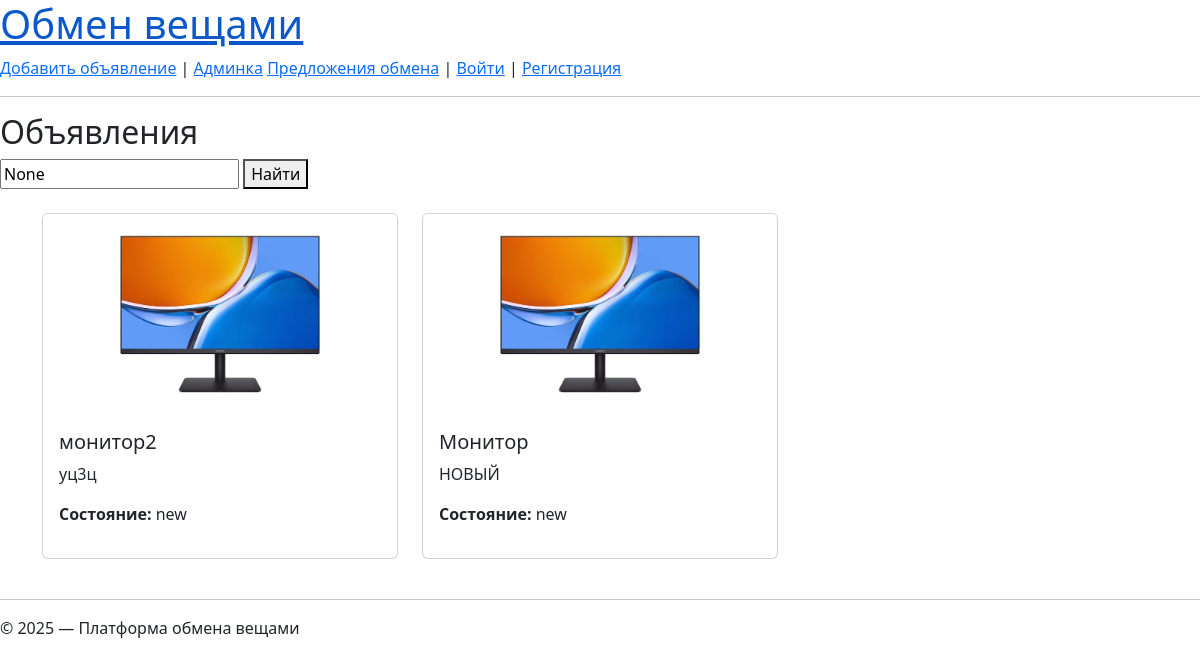
The page / on the database its author committed.
### ads/models.py (models this page shows, shortened)
class Ad(models.Model):
    CONDITION_CHOICES = [
        ('new', 'Новый'),
        ('used', 'Б/у'),
    ]
    user = models.ForeignKey(User, on_delete=models.CASCADE)
    title = models.CharField(max_length=100)
    description = models.TextField()
    category = models.CharField(max_length=60)
    condition = models.CharField(max_length=10, choices=CONDITION_CHOICES)
    created_at = models.DateTimeField(auto_now_add=True)
    image = models.ImageField(upload_to='ad_images/', blank=True, null=True)

### ads/views.py (the view)
# urls.py: path('', views.ads_list, name='ads_list'),
def ads_list(request):
    query = request.GET.get('q')
    if query:
        ads = Ad.objects.filter(title__icontains=query)
    else:
        ads = Ad.objects.all().order_by('-created_at')
    if request.user.is_authenticated:
        user_ads = Ad.objects.filter(user=request.user)
    else:
        user_ads = None
    return render(request, 'ads/ads_list.html', {'ads': ads, 'user_ads': user_ads, 'query': query})

### ads/templates/ads/ads_list.html (shortened to what this page needs)
{% extends 'base.html' %}
{% block content %}
  <h2>Объявления</h2>
  <form method="get" action="{% url 'ads_list' %}">
  <input type="text" name="q" placeholder="Поиск по названию" value="{{ query }}">
  <button type="submit">Найти</button>
  </form>
<div class="container mt-4">
  <div class="row">
    {% for ad in ads %}
      <div class="col-md-4">
        <div class="card mb-4">
          {% if ad.image %}
            <img src="{{ ad.image.url }}" class="card-img-top" alt="{{ ad.title }}">
          {% endif %}
          <div class="card-body">
            <h5 class="card-title">{{ ad.title }}</h5>
            <p class="card-text">{{ ad.description|truncatechars:100 }}</p>
            <p><strong>Состояние:</strong> {{ ad.condition }}</p>
          </div>
        </div>
      </div>
    {% empty %}
      <p>Объявлений пока нет.</p>
    {% endfor %}
  </div>
</div>
{% endblock %}

### rows shown on the page
Ad: image (picture), title "монитор2", description "уц3ц", condition "new"
Ad: image (picture), title "Монитор", description "НОВЫЙ", condition "new"
